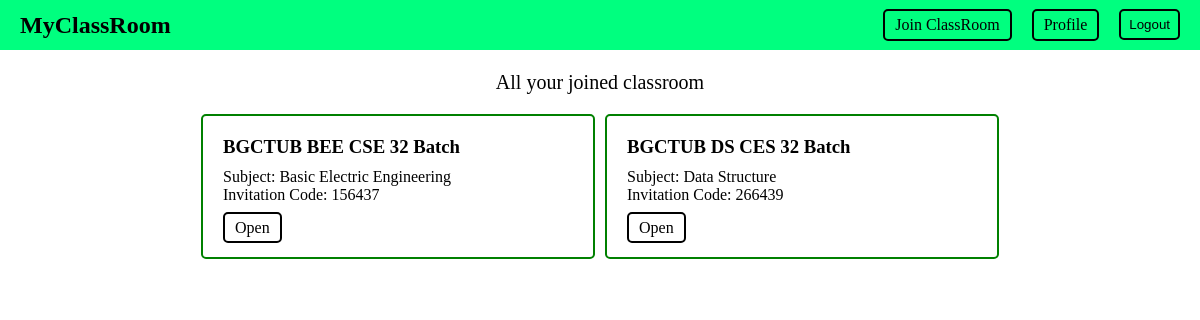
/ (signed in), run on an earlier commit of the app's database.
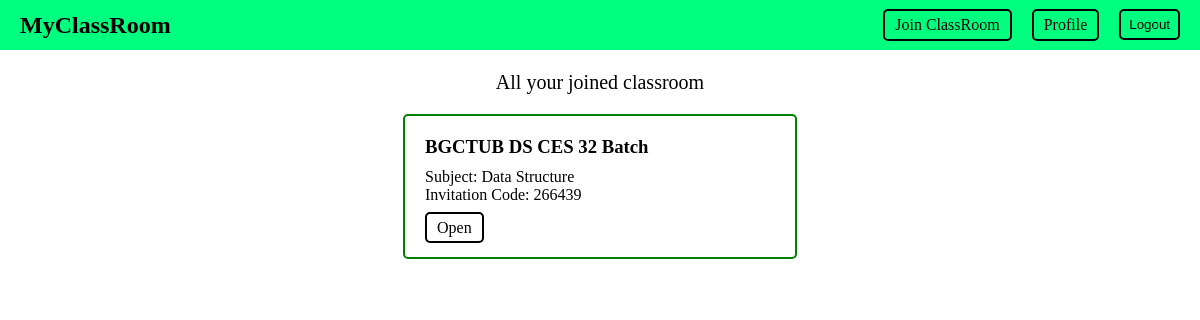
And on a later commit of the database.
### classroom/models.py (models this page shows, shortened)
class ClassRoomJoined(models.Model):
    user = models.ForeignKey(User, related_name='classRJ', on_delete=models.CASCADE)
    classroom = models.ForeignKey(ClassRoom, on_delete=models.CASCADE)
    joined_date = models.DateTimeField(auto_now_add=True)
    def __str__(self):
        return f"{self.classroom.classroom_name} | {self.user.username} | {self.user.first_name}, {self.user.last_name}"

class ClassRoom(models.Model):
    user = models.ForeignKey(User, related_name='classR', on_delete=models.CASCADE)
    subject = models.CharField(max_length=100)
    classroom_name = models.CharField(max_length=100)
    invitation_code = models.CharField(max_length=10, unique=True)

### core/views.py (the view)
# urls.py: path('', views.index,name='index'),
def index(request):
    if not request.user.is_authenticated:
        return render(request, 'core/index.html')
    if request.user.info.account_type =='student':
        data = ClassRoomJoined.objects.filter(user = request.user)
        print(data)
        return render(request, 'core/index.html', {'data':data})
    if request.user.info.account_type =='teacher':
        data = ClassRoom.objects.filter(user = request.user)
        return render(request, 'core/index.html', {'data':data})
    return render(request, 'core/index.html')

### core/templates/core/index.html (shortened to what this page needs)
{% extends 'core/base.html' %}
{% block body %}
  <div class="index-main">
    {% if user.is_authenticated %}
      {% if not user.info.iSTeacher %}
        <p style="text-align: center; margin: 20px 0; font-size: 20px;">All your joined classroom</p>
        <div class="index-div">
          {% for d in data %}
            <div class="index-div-inner">
              <h3 style="margin-bottom: 10px;">{{ d.classroom.classroom_name }}</h3>
              <p>Subject: {{ d.classroom.subject }}</p>
              <p>Invitation Code: {{ d.classroom.invitation_code }}</p>
              <div style="margin-top: 15px;">
                <a style="margin-left: 0px!important;" class="list btn" href="{% url 'classRoomPage' d.id %}">Open</a>
              </div>
            </div>
          {% endfor %}
        </div>
      {% endif %}
    {% else %}
      <p>Please login to see this.</p>
    {% endif %}
  </div>
{% endblock %}

What changed in the data, as far as the page shows it:
removed ClassRoomJoined: classroom.classroom_name "BGCTUB BEE CSE 32 Batch", classroom.subject "Basic Electric Engineering", classroom.invitation_code "156437"
